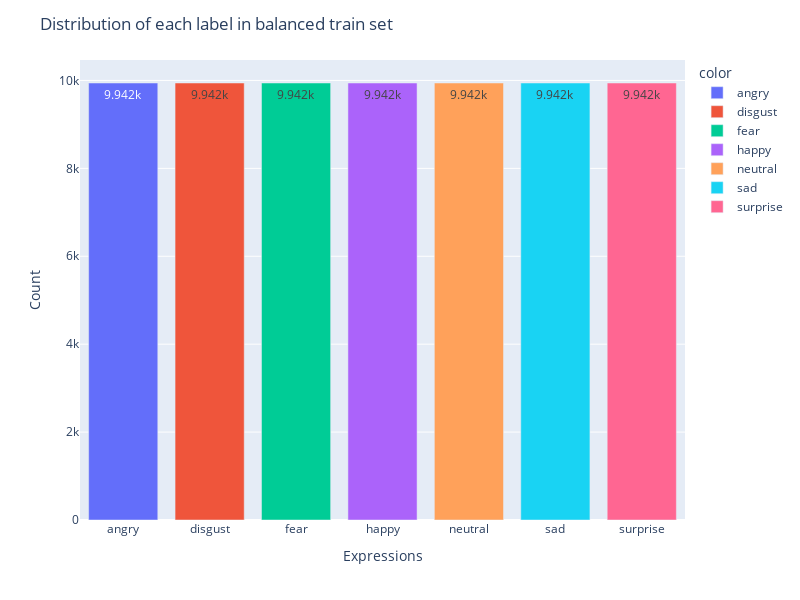

This figure's notebook cell:
### Code cell
labels = ["angry", "disgust", "fear", "happy", "neutral", "sad", "surprise"]
fig = px.bar(x=labels, y=class_count_in_balanced_train_set, color=labels)

fig.update_layout(
    title="Distribution of each label in balanced train set",
    xaxis_title="Expressions",
    yaxis_title="Count",
    height=600,
    width=800,
)

fig.update_traces(texttemplate="%{y}", textposition="inside")

fig.show()

### Figure 1 — Plotly figure (JSON) as saved in the notebook; plotly's stock layout.template omitted (floating-point values rounded to 4 significant figures)
{"data": [{"alignmentgroup": "True", "hovertemplate": "color=angry<br>x=%{x}<br>y=%{y}<extra></extra>", "legendgroup": "angry", "marker": {"color": "#636efa", "pattern": {"shape": ""}}, "name": "angry", "offsetgroup": "angry", "orientation": "v", "showlegend": true, "textposition": "inside", "texttemplate": "%{y}", "type": "bar", "x": ["angry"], "xaxis": "x", "y": [9942], "yaxis": "y"}, {"alignmentgroup": "True", "hovertemplate": "color=disgust<br>x=%{x}<br>y=%{y}<extra></extra>", "legendgroup": "disgust", "marker": {"color": "#EF553B", "pattern": {"shape": ""}}, "name": "disgust", "offsetgroup": "disgust", "orientation": "v", "showlegend": true, "textposition": "inside", "texttemplate": "%{y}", "type": "bar", "x": ["disgust"], "xaxis": "x", "y": [9942], "yaxis": "y"}, {"alignmentgroup": "True", "hovertemplate": "color=fear<br>x=%{x}<br>y=%{y}<extra></extra>", "legendgroup": "fear", "marker": {"color": "#00cc96", "pattern": {"shape": ""}}, "name": "fear", "offsetgroup": "fear", "orientation": "v", "showlegend": true, "textposition": "inside", "texttemplate": "%{y}", "type": "bar", "x": ["fear"], "xaxis": "x", "y": [9942], "yaxis": "y"}, {"alignmentgroup": "True", "hovertemplate": "color=happy<br>x=%{x}<br>y=%{y}<extra></extra>", "legendgroup": "happy", "marker": {"color": "#ab63fa", "pattern": {"shape": ""}}, "name": "happy", "offsetgroup": "happy", "orientation": "v", "showlegend": true, "textposition": "inside", "texttemplate": "%{y}", "type": "bar", "x": ["happy"], "xaxis": "x", "y": [9942], "yaxis": "y"}, {"alignmentgroup": "True", "hovertemplate": "color=neutral<br>x=%{x}<br>y=%{y}<extra></extra>", "legendgroup": "neutral", "marker": {"color": "#FFA15A", "pattern": {"shape": ""}}, "name": "neutral", "offsetgroup": "neutral", "orientation": "v", "showlegend": true, "textposition": "inside", "texttemplate": "%{y}", "type": "bar", "x": ["neutral"], "xaxis": "x", "y": [9942], "yaxis": "y"}, {"alignmentgroup": "True", "hovertemplate": "color=sad<br>x=%{x}<br>y=%{y}<extra></extra>", "legendgroup": "sad", "marker": {"color": "#19d3f3", "pattern": {"shape": ""}}, "name": "sad", "offsetgroup": "sad", "orientation": "v", "showlegend": true, "textposition": "inside", "texttemplate": "%{y}", "type": "bar", "x": ["sad"], "xaxis": "x", "y": [9942], "yaxis": "y"}, {"alignmentgroup": "True", "hovertemplate": "color=surprise<br>x=%{x}<br>y=%{y}<extra></extra>", "legendgroup": "surprise", "marker": {"color": "#FF6692", "pattern": {"shape": ""}}, "name": "surprise", "offsetgroup": "surprise", "orientation": "v", "showlegend": true, "textposition": "inside", "texttemplate": "%{y}", "type": "bar", "x": ["surprise"], "xaxis": "x", "y": [9942], "yaxis": "y"}], "layout": {"barmode": "relative", "height": 600, "legend": {"title": {"text": "color"}, "tracegroupgap": 0}, "margin": {"t": 60}, "title": {"text": "Distribution of each label in balanced train set"}, "width": 800, "xaxis": {"anchor": "y", "domain": [0, 1], "title": {"text": "Expressions"}}, "yaxis": {"anchor": "x", "domain": [0, 1], "title": {"text": "Count"}}}}
